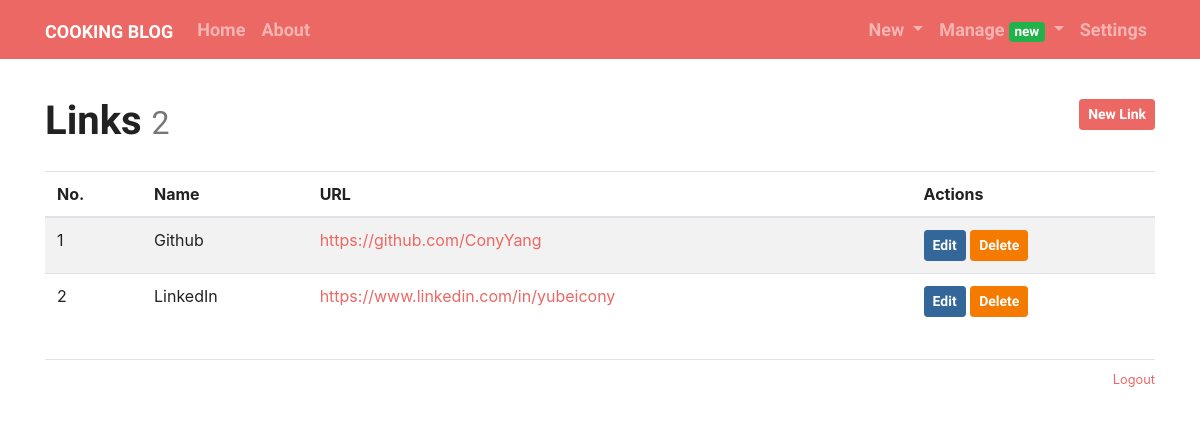
The page /admin/link/manage (signed in) on the database its author committed.
### cooking/models.py (models this page shows, shortened)
class Admin(db.Model, UserMixin):
    id = db.Column(db.Integer, primary_key=True)
    username = db.Column(db.String(20))
    password_hash = db.Column(db.String(128))
    blog_title = db.Column(db.String(60))
    blog_sub_title = db.Column(db.String(100))
    name = db.Column(db.String(30))
    about = db.Column(db.Text)

class Link(db.Model):
    id = db.Column(db.Integer, primary_key=True)
    name = db.Column(db.String(30))
    url = db.Column(db.String(255))

### cooking/blueprints/admin.py (the view)
@admin_bp.route('/link/manage')
@login_required
def manage_link():
    return render_template('admin/manage_link.html')

### cooking/__init__.py (called while the page is built)
def register_template_context(app):
    @app.context_processor
    def make_template_context():
        admin = Admin.query.first()
        categories = Category.query.order_by(Category.label).all()
        links = Link.query.order_by(Link.name).all()
        if current_user.is_authenticated:
            unread_comments = Comment.query.filter_by(reviewed=False).count()
        else:
            unread_comments = None
        return dict(
            admin=admin, categories=categories,
            links=links, unread_comments=unread_comments)

def register_request_handlers(app):
    @app.after_request
    def query_profiler(response):
        for q in get_debug_queries():
            if q.duration >= app.config['COOKING_SLOW_QUERY_THRESHOLD']:
                app.logger.warning(
                    'Slow query: Duration: %fs\n Context: %s\nQuery: %s\n '
                    % (q.duration, q.context, q.statement)
                )
        return response

### cooking/extensions.py (called while the page is built)
@login_manager.user_loader
def load_user(user_id):
    from cooking.models import Admin
    user = Admin.query.get(int(user_id))
    return user

### cooking/templates/admin/manage_link.html (shortened to what this page needs)
{% extends 'base.html' %}
{% from 'bootstrap/form.html' import render_form %}
{% block content %}
    <div class="page-header">
        <h1>Links
            <small class="text-muted">{{ links|length }}</small>
            <span class="float-right">
                <a class="btn btn-primary btn-sm" href="{{ url_for('.new_link') }}">New Link</a>
            </span>
        </h1>
    </div>
    {% if links %}
        <table class="table table-striped">
            <thead>
            <tr>
                <th>No.</th>
                <th>Name</th>
                <th>URL</th>
                <th>Actions</th>
            </tr>
            </thead>
            {% for link in links %}
                <tr>
                    <td>{{ loop.index }}</td>
                    <td>{{ link.name }}</td>
                    <td><a href="{{ link.url }}" target="_blank">{{ link.url }}</a></td>
                    <td>
                        <a class="btn btn-info btn-sm" href="{{ url_for('.edit_link', link_id=link.id) }}">Edit</a>
                        <form class="inline" method="post" action="{{ url_for('.delete_link', link_id=link.id) }}">
                            <button type="submit" class="btn btn-danger btn-sm"
                                    onclick="return confirm('Are you sure?');">Delete
                            </button>
                        </form>
                    </td>
                </tr>
            {% endfor %}
        </table>
    {% else %}
        <div class="tip"><h5>No links.</h5></div>
    {% endif %}
{% endblock %}

### cooking/templates/base.html (shortened to what this page needs)
{% from 'bootstrap/nav.html' import render_nav_item %}
<html lang="en">
<head>
    {% block head %}
        <link rel="stylesheet"
              href="{{ url_for('static', filename='css/%s.min.css' % request.cookies.get('theme', 'perfect_blue')) }}"
              type="text/css">
        <link rel="stylesheet" href="{{ url_for('static', filename='css/style.css') }}" type="text/css">
    {% endblock head %}
</head>
<body>
    {% block nav%}
    <nav class="navbar navbar-expand-lg navbar-dark bg-primary">
        <div class="container">
            <a class="navbar-brand" href="{{ url_for('cook.index') }}">{{ admin.blog_title }}</a>
            <div class="collapse navbar-collapse" id="navbarColor01">
                <ul class="navbar-nav mr-auto">
                    {{ render_nav_item('cook.index', 'Home') }}
                    {{ render_nav_item('cook.about', 'About') }}
                </ul>
                <ul class="nav navbar-nav navbar-right">
                    {% if current_user.is_authenticated %}
                        <li class="nav-item dropdown">
                            <a href="#" class="nav-link dropdown-toggle" data-toggle="dropdown" role="button"
                               aria-haspopup="true"
                               aria-expanded="false">
                                New
                            </a>
                        </li>
                        <li class="nav-item dropdown">
                            <a href="#" class="nav-link dropdown-toggle" data-toggle="dropdown" role="button"
                               aria-haspopup="true"
                               aria-expanded="false">
                                Manage
                                {% if unread_comments %}
                                    <span class="badge badge-success">new</span>
                                {% endif %}
                            </a>
                        </li>
                        {{ render_nav_item('admin.settings', 'Settings') }}
                    {% endif %}
                </ul>
            </div>
        </div>
    </nav>
    {% endblock nav%}
    <main class="container">
    {% block content %}{% endblock content %}
    {% block footer %}
        <footer>
            <p class="float-right">
                <small>
                    {% if current_user.is_authenticated %}
                        <a href="{{ url_for('auth.logout', next=request.full_path) }}">Logout</a>
                    {% else %}
                        <a href="{{ url_for('auth.login', next=request.full_path) }}">Login</a>
                    {% endif %}
                </small>
            </p>
        </footer>
    {% endblock footer %}
    </main>
</body>
</html>

### cooking/static/css/style.css (style rules this page uses)
nav { margin-bottom: 20px; }
.inline { display: inline; }
.page-header { padding-top: 20px; padding-bottom: 20px; }
footer { margin-top: 30px; padding: 10px 0 40px; color: #999; border-top: 1px solid #e5e5e5; }

### rows shown on the page
Admin: blog_title "COOKING BLOG"
Link: name "Github", url "https://github.com/ConyYang"
Link: name "LinkedIn", url "https://www.linkedin.com/in/yubeicony"

### other values the page prints
{{ render_nav_item('cook.index', 'Home') }} "Home"
{{ render_nav_item('cook.about', 'About') }} "About"
{{ render_nav_item('admin.settings', 'Settings') }} "Settings"
{{ links|length }} "2"
